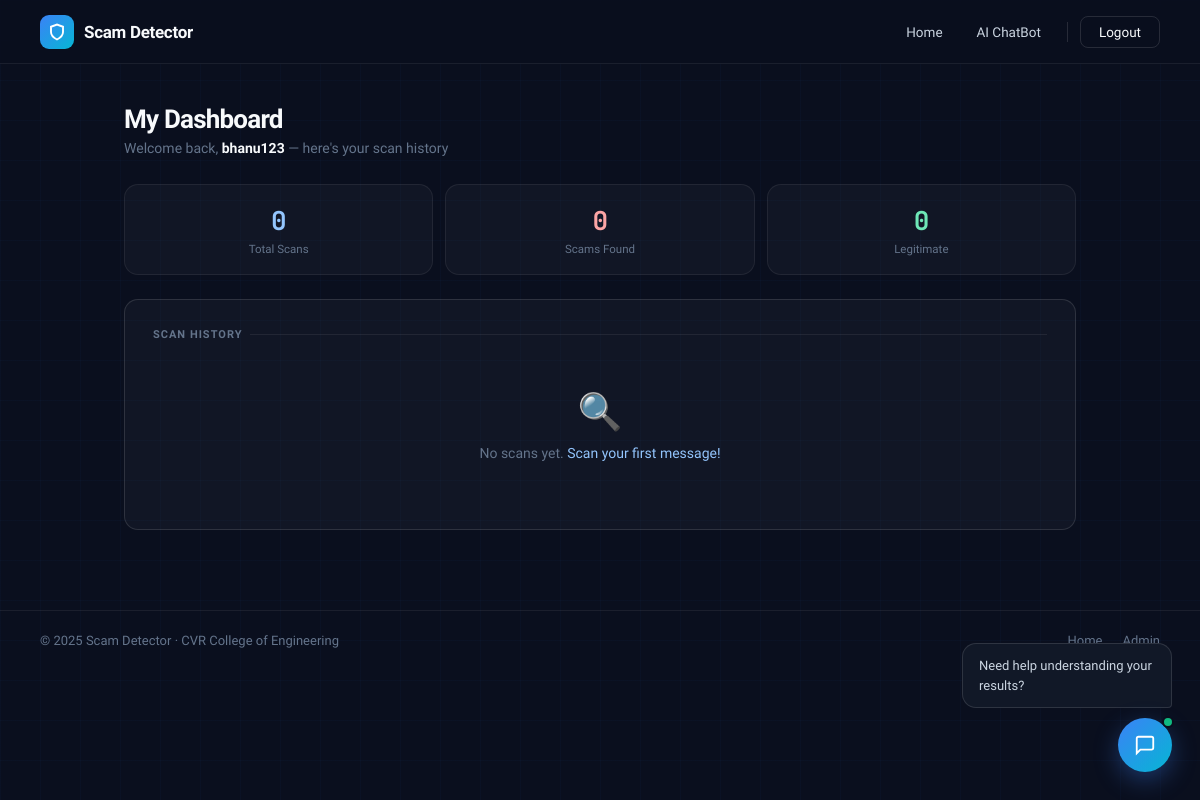
The app's page /dashboard (signed in), older data.
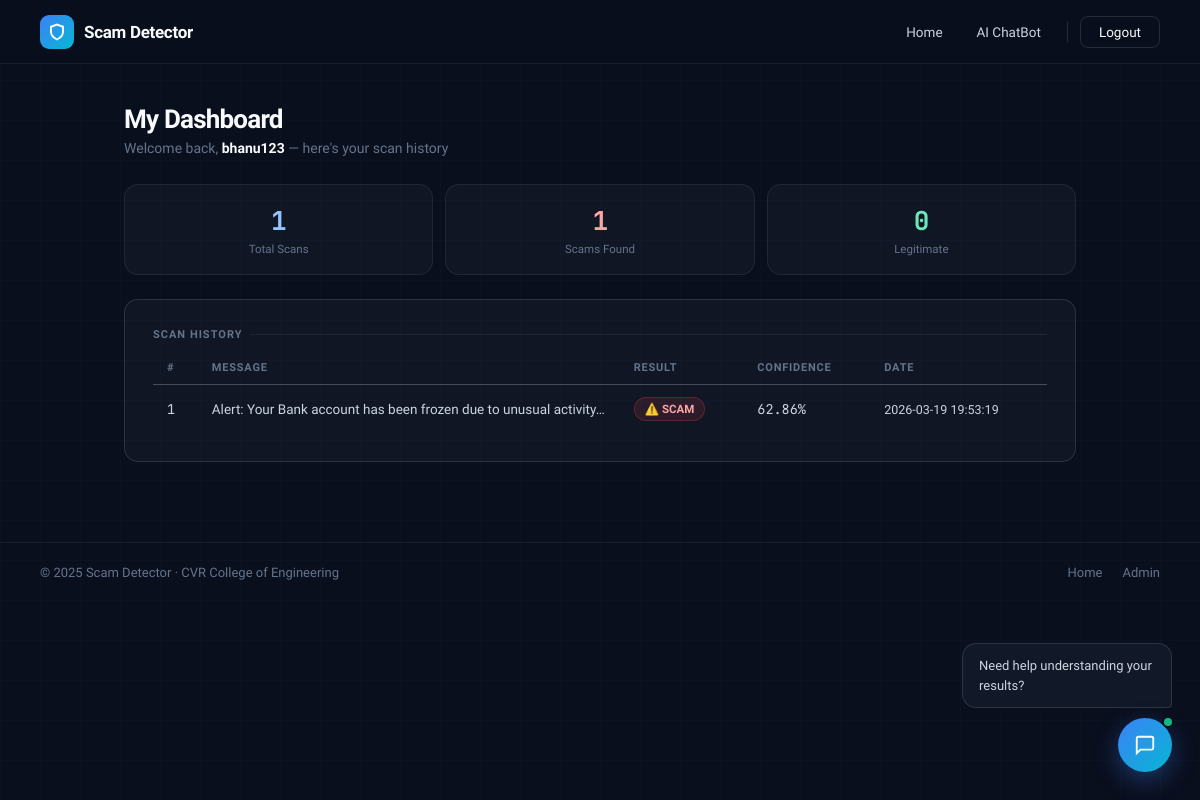
The same page, newer data.
### tables this page shows
CREATE TABLE predictions (
            id INTEGER PRIMARY KEY AUTOINCREMENT,
            message TEXT NOT NULL,
            result TEXT NOT NULL,
            confidence REAL NOT NULL,
            timestamp TEXT NOT NULL
        , user_id INTEGER DEFAULT NULL);

### app.py (the view)
@app.route('/dashboard')
def dashboard():
    user = session.get('user')
    if not user:
        return redirect(url_for('login'))
    predictions = get_user_predictions(user['id'])
    return render_template('dashboard.html',
                           predictions=predictions,
                           username=user['username'])

### database.py (called while the page is built)
def get_user_predictions(user_id):
    conn = sqlite3.connect(DB_NAME)
    cursor = conn.cursor()
    cursor.execute(
        """SELECT id, message, result, confidence, timestamp
           FROM predictions
           WHERE user_id = ?
           ORDER BY timestamp DESC""",
        (user_id,)
    )
    rows = cursor.fetchall()
    conn.close()
    return rows

### templates/dashboard.html (shortened to what this page needs)
<!DOCTYPE html>
<html lang="en">
<head>
<link rel="stylesheet" href="{{ url_for('static', filename='style.css') }}">
</head>
<body>
<nav>
  <a href="/" class="nav-brand">
    <div class="nav-logo"><svg viewBox="0 0 24 24" fill="none" stroke="white" stroke-width="2.5" stroke-linecap="round"><path d="M12 22s8-4 8-10V5l-8-3-8 3v7c0 6 8 10 8 10z"/></svg></div>
    <span class="nav-brand-text">Scam Detector</span>
  </a>
  <div class="nav-links">
    <a href="/" class="nav-link">Home</a>
    <a href="/chatbot" class="nav-link">AI ChatBot</a>
    <a href="/logout" class="nav-btn-outline">Logout</a>
  </div>
</nav>
<div class="page page-lg">
  <div style="margin-bottom:28px;">
    <h1 class="page-title">My Dashboard</h1>
    <p class="page-sub" style="margin-bottom:0;">Welcome back, <strong style="color:var(--text1);">{{ username }}</strong> — here's your scan history</p>
  </div>
  {% set scam_count = namespace(value=0) %}
  {% set safe_count = namespace(value=0) %}
  {% for row in predictions %}
    {% if row[2] == 'SCAM' %}
      {% set scam_count.value = scam_count.value + 1 %}
    {% else %}
      {% set safe_count.value = safe_count.value + 1 %}
    {% endif %}
  {% endfor %}
  <div class="stat-grid mb-24">
    <div class="stat-card">
      <div class="stat-num text-blue">{{ predictions|length }}</div>
      <div class="stat-lbl">Total Scans</div>
    </div>
    <div class="stat-card">
      <div class="stat-num text-red">{{ scam_count.value }}</div>
      <div class="stat-lbl">Scams Found</div>
    </div>
    <div class="stat-card">
      <div class="stat-num text-green">{{ safe_count.value }}</div>
      <div class="stat-lbl">Legitimate</div>
    </div>
  </div>
  <div class="card">
    <div class="section-label">Scan History</div>
    {% if predictions %}
    <div style="overflow-x:auto;">
      <table class="sd-table">
        <thead>
          <tr>
            <th>#</th>
            <th>Message</th>
            <th>Result</th>
            <th>Confidence</th>
            <th>Date</th>
          </tr>
        </thead>
        <tbody>
          {% for row in predictions %}
          <tr>
            <td class="mono text-muted">{{ loop.index }}</td>
            <td style="max-width:340px;overflow:hidden;text-overflow:ellipsis;white-space:nowrap;color:var(--text2);">
              {{ row[1] }}
            </td>
            <td>
              <span class="badge {{ 'badge-scam' if row[2]=='SCAM' else 'badge-safe' }}">
                {{ '⚠️ SCAM' if row[2]=='SCAM' else '✅ Safe' }}
              </span>
            </td>
            <td class="mono" style="color:var(--text2);">{{ row[3] }}%</td>
            <td class="text-muted" style="font-size:12.5px;">{{ row[4] }}</td>
          </tr>
          {% endfor %}
        </tbody>
      </table>
    </div>
    {% else %}
      <div style="text-align:center;padding:40px 20px;color:var(--text3);">
        <div style="font-size:36px;margin-bottom:12px;">🔍</div>
        <p style="font-size:14px;">No scans yet. <a href="/" style="color:#93c5fd;text-decoration:none;">Scan your first message!</a></p>
      </div>
    {% endif %}
  </div>
</div>
<div id="chat-widget">
  <div id="chat-bubble">Need help understanding your results?</div>
  <a href="/chatbot" id="chat-toggle">
    <svg viewBox="0 0 24 24" fill="none" stroke="white" stroke-width="2" stroke-linecap="round"><path d="M21 15a2 2 0 0 1-2 2H7l-4 4V5a2 2 0 0 1 2-2h14a2 2 0 0 1 2 2z"/></svg>
    <div class="chat-ping"></div>
  </a>
</div>
<footer>
  <div class="footer-left">© 2025 Scam Detector · CVR College of Engineering</div>
  <div class="footer-right">
    <a href="/" class="footer-link">Home</a>
    <a href="/admin" class="footer-link">Admin</a>
  </div>
</footer>
</body>
</html>

Row changes from the older to the newer data that the page shows:
added predictions: message "Alert: Your Bank account has been frozen due to unusual activity…", result "⚠️ SCAM", confidence "62.86", timestamp "2026-03-19 19:53:19"
Text that changed along with them:
{{ predictions|length }}: "0" → "1"
{{ scam_count.value }}: "0" → "1"
text no longer shown: "🔍 No scans yet. Scan your first message!"
text now shown: "# MESSAGE RESULT CONFIDENCE DATE"
